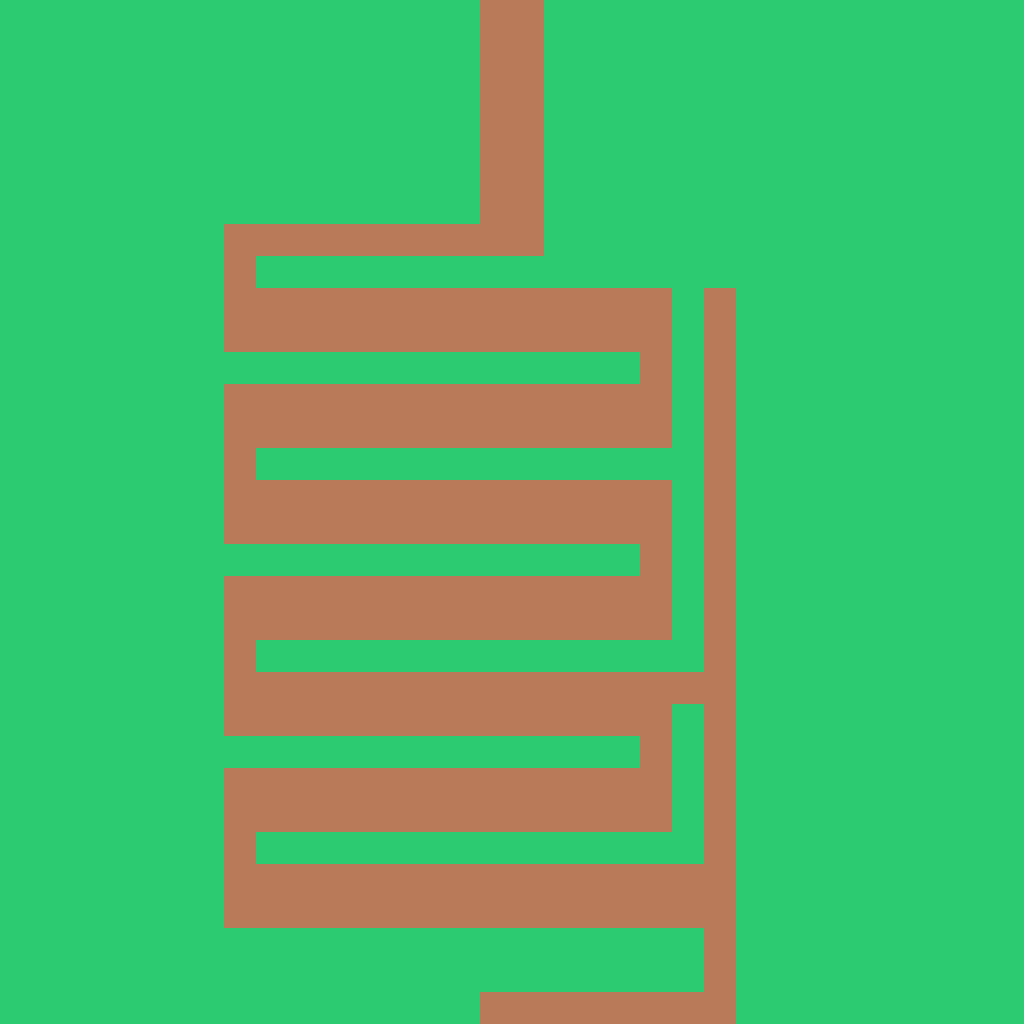

A level layout from a 2D game, rendered from its tile map. Below: a short description, then the map file with its tile-grid data intact:
An orthogonal 32x32 tile map with 32x32 px tiles, 1 tile layer (Tile Layer 1), 2 tilesets.

<map version="1.0" orientation="orthogonal" renderorder="right-down" width="32" height="32" tilewidth="32" tileheight="32" nextobjectid="1">
 <tileset firstgid="1" name="path" tilewidth="32" tileheight="32" tilecount="16" columns="4">
  <image source="../one/path.png" width="128" height="128" />
  <terraintypes>
   <terrain name="path" tile="-1" />
  </terraintypes>
  <tile id="0" terrain="0,0,0,0" />
  <tile id="1" terrain="0,0,0,0" />
  <tile id="2" terrain="0,0,0,0" />
  <tile id="3" terrain="0,0,0,0" />
  <tile id="4" terrain="0,0,0,0" />
  <tile id="5" terrain="0,0,0,0" />
  <tile id="6" terrain="0,0,0,0" />
  <tile id="7" terrain="0,0,0,0" />
  <tile id="8" terrain="0,0,0,0" />
  <tile id="9" terrain="0,0,0,0" />
  <tile id="10" terrain="0,0,0,0" />
  <tile id="11" terrain="0,0,0,0" />
  <tile id="12" terrain="0,0,0,0" />
  <tile id="13" terrain="0,0,0,0" />
  <tile id="14" terrain="0,0,0,0" />
  <tile id="15" terrain="0,0,0,0" />
 </tileset>
 <tileset firstgid="17" name="nonPath" tilewidth="32" tileheight="32" tilecount="16" columns="4">
  <image source="../one/nonPath.png" width="128" height="128" />
  <terraintypes>
   <terrain name="nonPath" tile="-1" />
  </terraintypes>
  <tile id="0" terrain="0,0,0,0" />
  <tile id="1" terrain="0,0,0,0" />
  <tile id="2" terrain="0,0,0,0" />
  <tile id="3" terrain="0,0,0,0" />
  <tile id="4" terrain="0,0,0,0" />
  <tile id="5" terrain="0,0,0,0" />
  <tile id="6" terrain="0,0,0,0" />
  <tile id="7" terrain="0,0,0,0" />
  <tile id="8" terrain="0,0,0,0" />
  <tile id="9" terrain="0,0,0,0" />
  <tile id="10" terrain="0,0,0,0" />
  <tile id="11" terrain="0,0,0,0" />
  <tile id="12" terrain="0,0,0,0" />
  <tile id="13" terrain="0,0,0,0" />
  <tile id="14" terrain="0,0,0,0" />
  <tile id="15" terrain="0,0,0,0" />
 </tileset>
 <layer name="Tile Layer 1" width="32" height="32">
  <data encoding="csv">
23,17,22,30,17,17,17,17,17,17,17,17,17,17,17,1,1,17,17,17,17,17,17,17,17,17,17,17,31,32,26,23,
27,17,32,20,17,17,17,17,17,17,17,17,17,17,17,1,1,17,17,17,17,17,17,17,17,17,17,17,28,21,22,24,
30,25,30,26,17,17,17,17,17,17,17,17,17,17,17,4,2,17,17,17,17,17,17,17,17,17,17,17,30,20,24,24,
23,19,23,26,19,22,17,17,17,17,17,17,17,17,17,1,8,17,17,17,17,17,17,17,17,17,23,32,22,23,28,23,
17,20,22,21,23,17,17,17,17,17,17,17,17,17,17,1,1,17,17,17,17,17,17,17,17,17,21,23,27,17,32,30,
23,28,29,32,19,21,29,31,24,22,32,32,32,25,18,11,9,32,24,23,23,21,32,32,21,23,19,23,30,29,20,18,
29,28,25,17,24,22,29,26,25,30,24,22,24,22,28,4,11,28,32,24,19,21,29,32,32,17,32,32,19,17,28,32,
23,32,24,31,26,21,25,6,14,3,16,3,15,12,5,14,4,17,21,24,28,20,20,31,20,28,21,22,21,27,26,27,
22,26,32,24,31,30,21,8,27,30,20,26,29,19,31,28,17,17,25,24,25,18,29,32,17,22,29,26,30,25,18,17,
19,24,18,17,17,31,25,15,16,6,3,3,1,10,14,15,14,14,4,4,5,17,1,26,27,28,17,27,18,28,26,21,
22,27,18,24,25,18,30,9,2,15,14,6,5,15,3,3,2,2,14,8,11,19,1,26,31,32,19,30,25,30,24,23,
31,20,22,22,28,26,25,28,18,30,22,29,20,24,18,24,29,19,24,31,13,24,1,21,17,17,30,18,18,27,24,21,
18,31,28,28,20,27,31,7,4,9,2,15,15,14,1,8,11,12,13,5,15,21,3,17,17,17,22,19,18,19,25,28,
23,31,29,27,17,26,27,3,3,10,4,16,4,7,5,2,4,1,13,13,15,32,12,17,17,17,23,30,22,22,30,22,
28,26,21,23,26,18,25,4,27,19,26,21,21,25,27,17,23,26,27,23,17,25,16,17,17,17,20,28,28,30,32,21,
20,23,25,17,32,28,32,2,14,13,1,7,15,2,3,4,2,10,2,10,12,18,10,17,17,17,27,19,29,18,19,32,
21,21,32,31,21,30,17,8,14,15,2,6,8,16,12,12,9,11,11,15,14,22,1,17,17,17,26,27,18,32,26,25,
27,23,19,17,27,23,25,28,26,21,24,29,20,30,19,19,30,19,26,28,3,32,6,17,17,17,24,30,31,18,27,22,
25,24,19,22,24,23,27,12,16,11,1,11,1,9,9,8,1,16,3,10,1,26,11,17,17,17,24,30,25,25,31,21,
24,26,28,18,22,18,28,12,10,8,13,12,16,4,11,15,10,15,9,8,8,17,3,17,17,17,26,26,20,18,27,24,
30,18,28,25,28,30,27,16,29,20,32,21,17,21,24,23,23,25,21,21,31,18,14,17,17,26,21,28,24,23,29,25,
27,21,32,29,32,19,28,10,9,8,3,13,16,2,10,8,6,13,5,3,7,14,14,17,17,20,26,26,26,25,28,23,
24,20,19,31,25,25,31,16,13,8,16,9,11,3,14,1,13,11,7,3,10,28,10,17,17,22,22,23,23,17,28,18,
23,32,27,32,24,29,24,21,24,17,26,25,31,30,23,19,18,19,31,18,11,21,12,17,17,24,32,19,28,24,30,26,
24,29,19,20,22,22,26,1,1,1,1,1,1,2,4,7,2,4,13,3,3,17,14,17,17,23,27,28,24,23,29,25,
25,27,32,18,17,29,26,1,1,1,1,1,1,15,13,11,11,10,9,16,11,31,1,17,17,19,17,25,19,22,32,27,
23,25,17,27,19,25,23,1,21,31,22,19,20,26,28,18,19,25,32,28,26,17,3,29,17,24,28,31,22,28,32,26,
26,25,21,21,23,25,30,1,1,1,1,1,1,7,5,16,1,5,3,4,1,1,12,30,17,17,26,20,19,17,19,17,
28,19,32,24,25,29,24,1,1,1,1,1,1,12,11,14,1,12,3,11,15,1,10,30,17,22,31,20,30,19,22,30,
30,19,21,22,24,28,18,32,29,18,24,31,18,22,31,30,27,19,18,23,27,26,12,26,17,29,30,26,28,17,30,26,
27,28,26,30,27,20,19,18,18,30,25,23,28,30,25,30,32,23,23,31,22,17,3,29,17,26,26,28,28,27,20,18,
20,25,24,31,32,27,17,17,17,17,17,17,17,17,17,1,1,1,1,1,1,1,1,17,17,17,28,26,26,26,19,22
</data>
 </layer>
</map>
